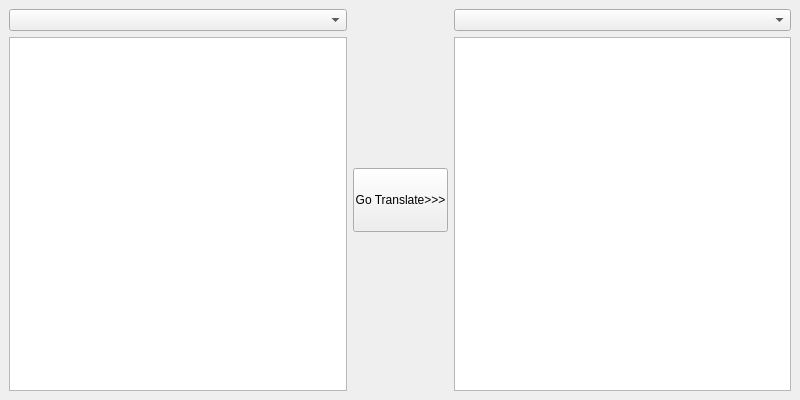
<?xml version="1.0" encoding="UTF-8"?>
<ui version="4.0">
 <class>MainWindow</class>
 <widget class="QMainWindow" name="MainWindow">
  <property name="geometry">
   <rect>
    <x>0</x>
    <y>0</y>
    <width>800</width>
    <height>400</height>
   </rect>
  </property>
  <property name="windowTitle">
   <string>G-Translate</string>
  </property>
  <widget class="QWidget" name="centralwidget">
   <layout class="QHBoxLayout" name="horizontalLayout">
    <item>
     <layout class="QVBoxLayout" name="verticalLayout">
      <item>
       <widget class="QComboBox" name="srcLanguage"/>
      </item>
      <item>
       <widget class="QTextEdit" name="srcTextEdit"/>
      </item>
     </layout>
    </item>
    <item>
     <layout class="QVBoxLayout" name="verticalLayout_3">
      <item>
       <widget class="QPushButton" name="translateButton">
        <property name="minimumSize">
         <size>
          <width>95</width>
          <height>64</height>
         </size>
        </property>
        <property name="maximumSize">
         <size>
          <width>95</width>
          <height>64</height>
         </size>
        </property>
        <property name="toolTip">
         <string>Translate</string>
        </property>
        <property name="text">
         <string>Go Translate&gt;&gt;&gt;</string>
        </property>
        <property name="iconSize">
         <size>
          <width>75</width>
          <height>50</height>
         </size>
        </property>
       </widget>
      </item>
     </layout>
    </item>
    <item>
     <layout class="QVBoxLayout" name="verticalLayout_2">
      <item>
       <widget class="QComboBox" name="dstLanguage"/>
      </item>
      <item>
       <widget class="QTextEdit" name="dstTextEdit"/>
      </item>
     </layout>
    </item>
   </layout>
  </widget>
 </widget>
 <resources/>
 <connections/>
</ui>
